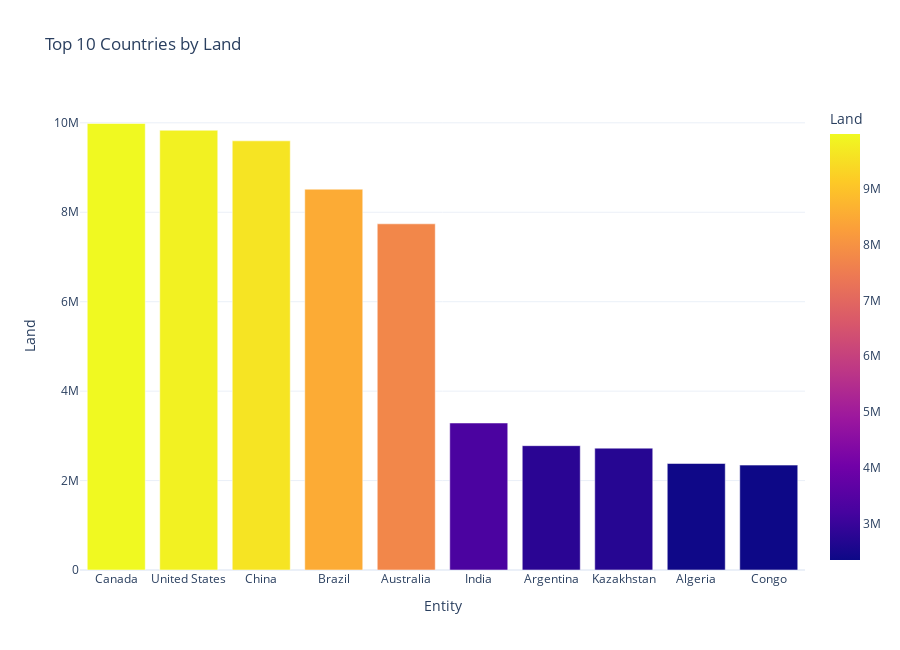

Source (notebook cell):
### Code cell
# Calculate the maximum 'Land' for each 'Country' category and sort in descending order
max_co2 = df1.groupby('Entity')['Land'].max().reset_index()
max_co2 = max_co2.sort_values(by='Land', ascending=False)

# Select the top 10 'Country' categories with the highest maximum 'Land' 
top_10_high_co2 = max_co2.head(10)

# Create a bar plot using Plotly Express
fig = px.bar(
    top_10_high_co2,  # DataFrame containing the data
    x='Entity',  # x-values: 'Country' categories
    y='Land',  # y-values: maximum 'Land' 
    color='Land',  # Color the bars based on the indices
    title='Top 10 Countries by Land ',  # Set the title of the plot
    labels={'Country': 'Country', 'Land': 'Land'},  # Customize labels
    template='plotly_white'  # Use a white template for the plot
)

# Set the height of the plot
fig.update_layout(height=650)

# Display the plot
fig.show()

### Figure 1 — Plotly figure (JSON) as saved in the notebook; plotly's stock layout.template omitted (floating-point values rounded to 4 significant figures)
{"data": [{"alignmentgroup": "True", "hovertemplate": "Entity=%{x}<br>Land=%{marker.color}<extra></extra>", "legendgroup": "", "marker": {"color": [9984670, 9833517, 9596960, 8515770, 7741220, 3287263, 2780400, 2724900, 2381741, 2345409], "coloraxis": "coloraxis", "pattern": {"shape": ""}}, "name": "", "offsetgroup": "", "orientation": "v", "showlegend": false, "textposition": "auto", "type": "bar", "x": ["Canada", "United States", "China", "Brazil", "Australia", "India", "Argentina", "Kazakhstan", "Algeria", "Congo"], "xaxis": "x", "y": [9984670, 9833517, 9596960, 8515770, 7741220, 3287263, 2780400, 2724900, 2381741, 2345409], "yaxis": "y"}], "layout": {"barmode": "relative", "coloraxis": {"colorbar": {"title": {"text": "Land"}}, "colorscale": [[0, "#0d0887"], [0.1111, "#46039f"], [0.2222, "#7201a8"], [0.3333, "#9c179e"], [0.4444, "#bd3786"], [0.5556, "#d8576b"], [0.6667, "#ed7953"], [0.7778, "#fb9f3a"], [0.8889, "#fdca26"], [1, "#f0f921"]]}, "height": 650, "legend": {"tracegroupgap": 0}, "title": {"text": "Top 10 Countries by Land "}, "xaxis": {"anchor": "y", "domain": [0, 1], "title": {"text": "Entity"}}, "yaxis": {"anchor": "x", "domain": [0, 1], "title": {"text": "Land"}}}}
